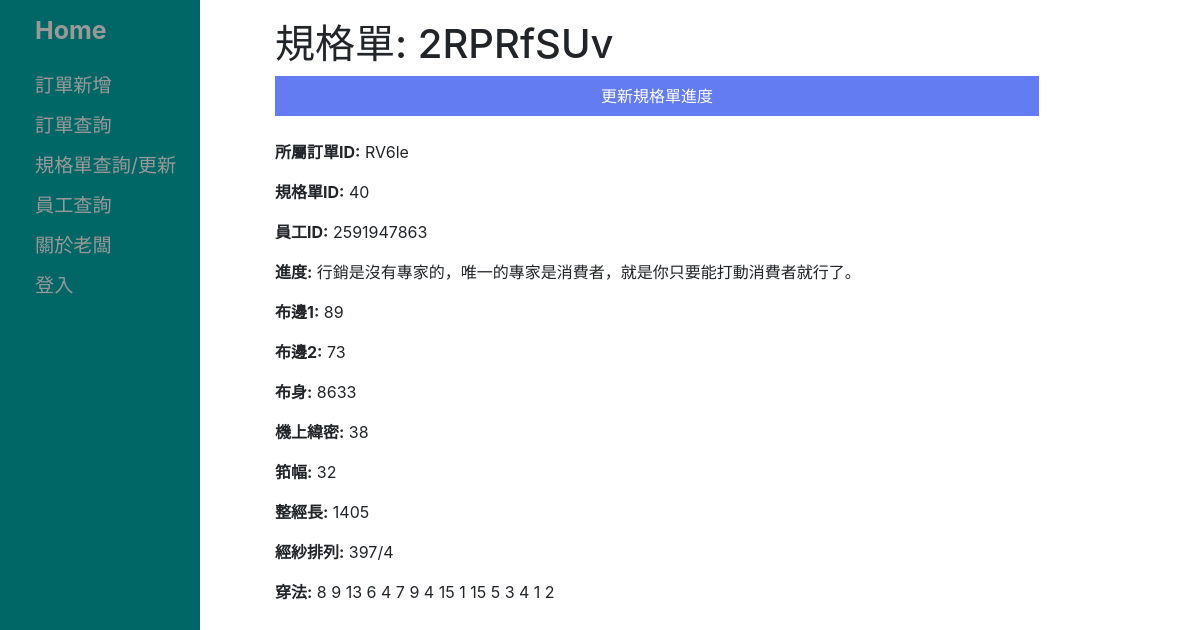
Page /onlineOrderSystem/datasheet/40 on the committed database.
### onlineOrderSystem/models.py (models this page shows, shortened)
class DataSheet(models.Model):
    buBien1 = models.CharField('布邊1', max_length=30, help_text='布邊x/穿筘x根入/x根')
    buBien2 = models.CharField('布邊2', max_length=30, help_text='布邊x/穿筘x根入/x根')
    buSien = models.CharField('布身', max_length=30, help_text='布邊x/穿筘x根入/x根')
    weiMi = models.CharField('機上緯密', max_length=20, help_text='根/吋')
    koFu = models.CharField('筘幅', max_length=10, help_text='寸')
    length = models.CharField('整經長', max_length=10, help_text='y')
    id = models.AutoField(primary_key=True)
    orderFormID = models.CharField('訂單ID', max_length=20)
    progress = models.CharField('進度', max_length=100)
    staffID = models.CharField('員工ID', max_length=10)
    IDName = models.CharField('規格單ID', max_length=10)
    arrangement = models.CharField('經紗排列', max_length=100)
    sewingMethod = models.CharField('穿法', max_length=100)
    ...
    class Meta:
        db_table = "規格單"
        ordering = ['IDName']

### onlineOrderSystem/views.py (the view)
# urls.py: path('datasheet/<int:pk>', views.DataSheetDetailView.as_view(), name='datasheet-detail'),
class DataSheetDetailView(generic.DetailView):
    model = DataSheet
    context_object_name = 'data_sheet'
    template_name = 'onlineOrderSystem/DataSheet_detail.html'

### templates/onlineOrderSystem/DataSheet_detail.html
{% extends "base_generic.html" %}
{% block content %}
  <h1>規格單: {{ data_sheet.IDName }}</h1>
  <button onclick="location.href='{% url 'datasheet_update' data_sheet.pk %}'">更新規格單進度</button>
  <br><br>
  <p><strong>所屬訂單ID:</strong> {{ data_sheet.orderFormID }}</p>
  <p><strong>規格單ID:</strong> {{ data_sheet.id }}</p>
  <p><strong>員工ID:</strong> {{ data_sheet.staffID }}</p>
  <p><strong>進度:</strong> {{ data_sheet.progress }}</p>
  <p><strong>布邊1:</strong> {{ data_sheet.buBien1 }}</p>
  <p><strong>布邊2:</strong> {{ data_sheet.buBien2 }}</p>
  <p><strong>布身:</strong> {{ data_sheet.buSien }}</p>
  <p><strong>機上緯密:</strong> {{ data_sheet.weiMi }}</p>
  <p><strong>筘幅:</strong> {{ data_sheet.koFu }}</p>
  <p><strong>整經長:</strong> {{ data_sheet.length }}</p>
  <p><strong>經紗排列:</strong> {{ data_sheet.arrangement }}</p>
  <p><strong>穿法:</strong> {{ data_sheet.sewingMethod }}</p>
{% endblock %}

### onlineOrderSystem/static/css/styles.css (style rules this page uses)
button { background-color: #647cf2; border: none; color: white; padding: 8px 20px; cursor: pointer; width:100%; }

### rows in the picture
DataSheet: IDName "2RPRfSUv", orderFormID "RV6le", id "40", staffID "2591947863", progress "行銷是沒有專家的，唯一的專家是消費者，就是你只要能打動消費者就行了。", buBien1 "89", buBien2 "73", buSien "8633", weiMi "38", koFu "32", length "1405", arrangement "397/4", sewingMethod "8 9 13 6 4 7 9 4 15 1 15 5 3 4 1 2"
